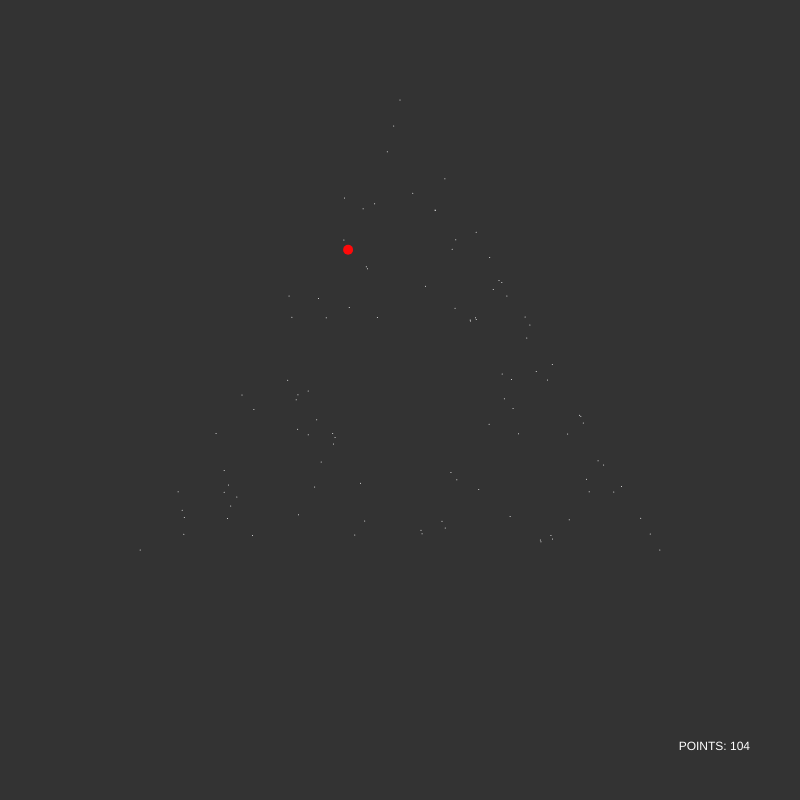
Frame 1 (no input)
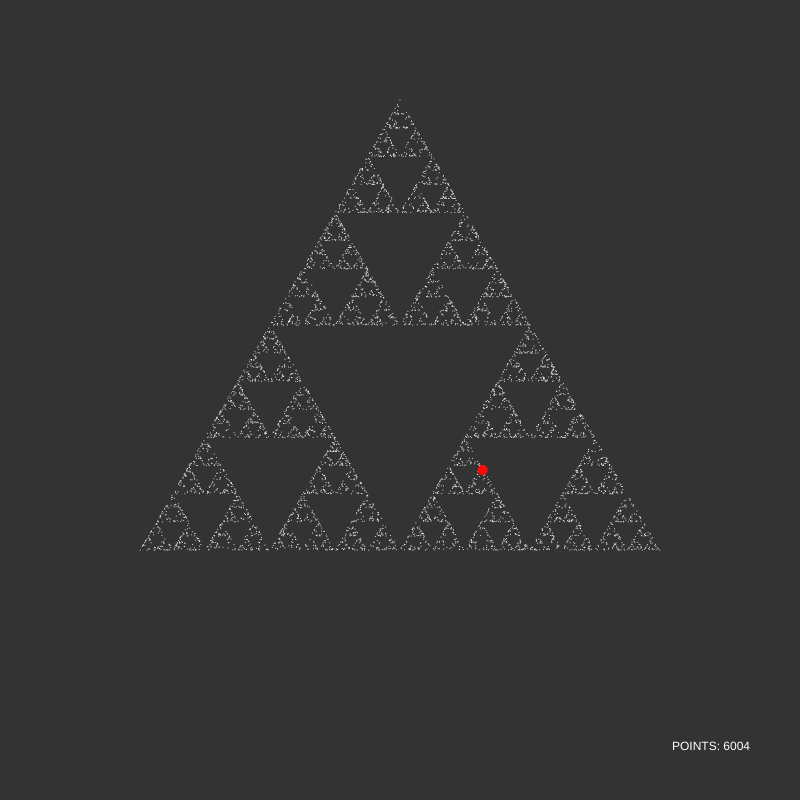
Frame 60 (no input)
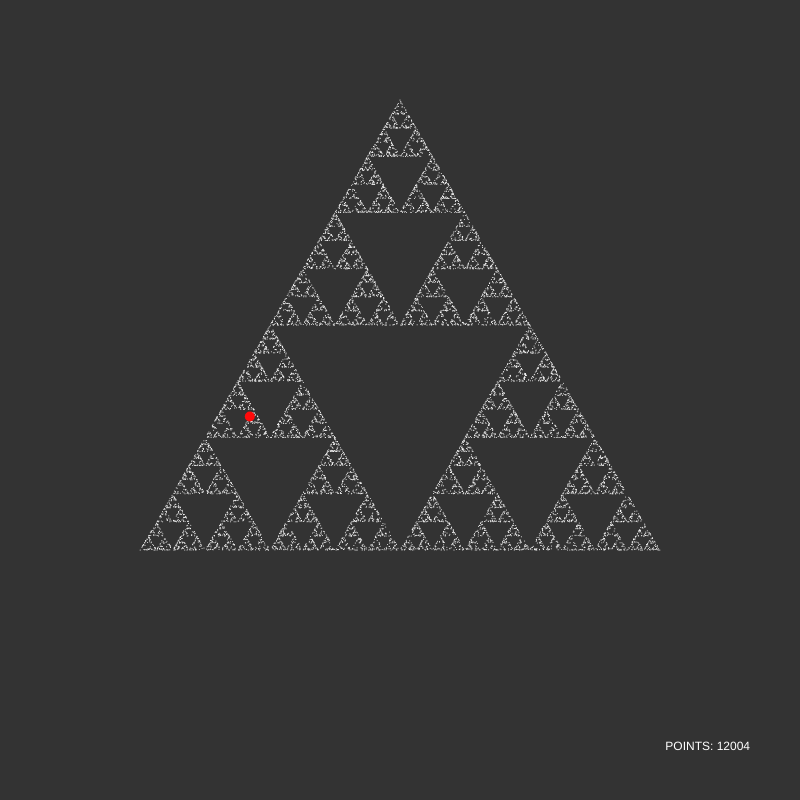
Frame 120 (the mouse pressed at the canvas centre since frame 60)

The p5.js sketch that drew these frames (run headless with seeded random() and noise() and a simulated clock; from frame 60 on, the mouse is pressed at the canvas centre):

// p5.js sketch
// ── sketch.js
let points = [];
let last_point;

function setup() {
  createCanvas(800, 800);

  // SETUP TRIANGLE
  for (let i = 0; i < 3; i++) {
    let x = 300 * cos(TWO_PI * i / 3 - PI / 2);
    let y = 300 * sin(TWO_PI * i / 3 - PI / 2);
    points.push(createVector(x, y));
  }

  // ADD FIRST POINT
  let x = lerp(points[0].x, points[1].x, 0.5);
  let y = lerp(points[0].y, points[1].y, 0.5);
  points.push(createVector(x, y));
}

function draw() {
  background(51);

  // ADD POINTS
  for (let i = 0; i < 100; i++) {
    let p = p5.Vector.lerp(points[points.length - 1], points[floor(random(3))], 0.5);
    points.push(p);
  }

  // DRAW ALL-1 POINTS
  translate(width / 2, height / 2);
  for (let i = 0; i < points.length - 1; i++) {
    const p = points[i];

    stroke(255);
    strokeWeight(1);
    point(p.x, p.y);
  }

  // DRAW LAST POINT
  stroke(255, 10, 10);
  strokeWeight(10);
  const p = points[points.length - 1];
  point(p.x, p.y);

  // TEXT
  translate(-width / 2, -height / 2);
  noStroke();
  fill(255);
  textAlign(RIGHT);
  text("POINTS: " + points.length, width - 50, height - 50);


}
